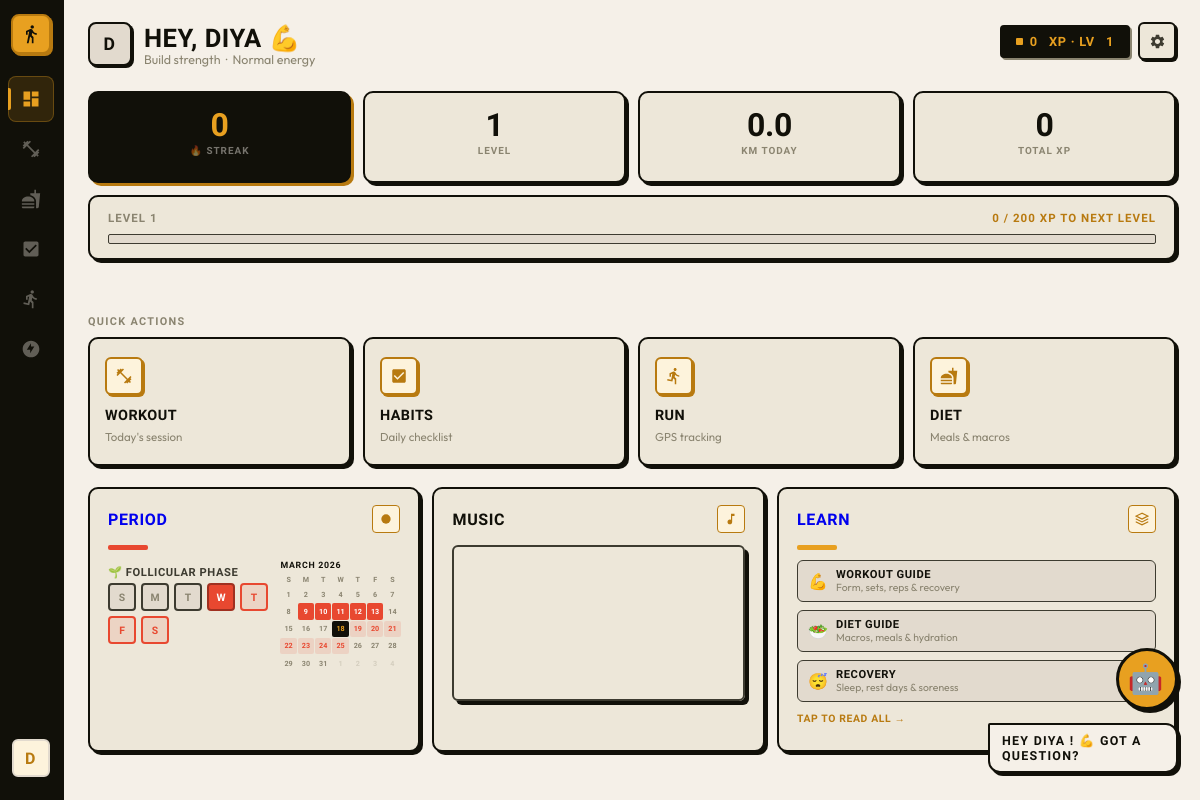
The page /dashboard (signed in) on the database as committed earlier.
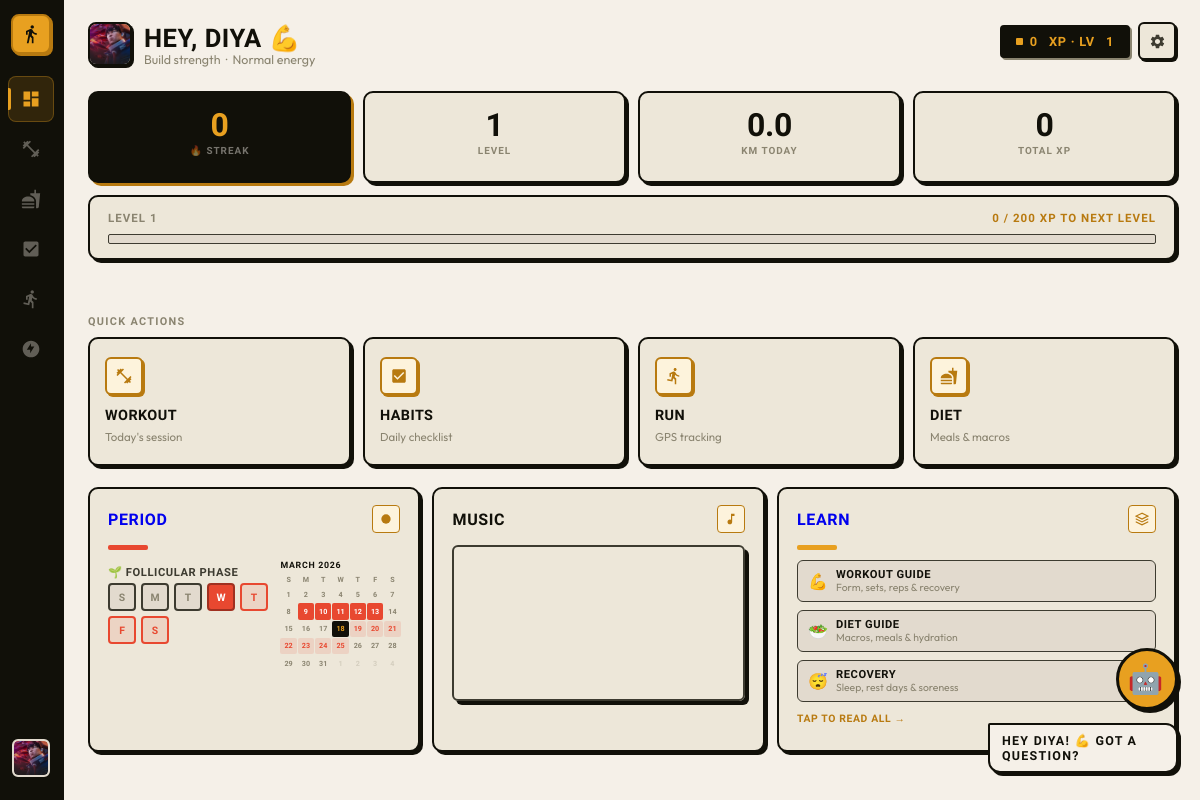
The same page on the database as committed later.
### tables this page shows
CREATE TABLE onboarding (
    id INTEGER PRIMARY KEY AUTOINCREMENT,
    user_id INTEGER,
    name TEXT,
    workout_place TEXT,
    intent TEXT,
    time_available TEXT,
    energy_level TEXT,
    FOREIGN KEY (user_id) REFERENCES users(id)
);

CREATE TABLE profile (
    user_id INTEGER PRIMARY KEY,

    age INTEGER,
    gender TEXT,
    dob TEXT,
    phone TEXT,
    about TEXT,
    profile_pic TEXT,

    height_cm REAL,
    weight_kg REAL,

    activity_level TEXT,
    health_notes TEXT,

    goal TEXT,

    xp INTEGER DEFAULT 0,
    level INTEGER DEFAULT 1,
    streak INTEGER DEFAULT 0,
    last_active TEXT,
    steps_today INTEGER DEFAULT 0,
    calories_today REAL DEFAULT 0,
    distance_today REAL DEFAULT 0,

    last_period_date TEXT,
    cycle_length INTEGER DEFAULT 28,
    period_length INTEGER DEFAULT 5,

    FOREIGN KEY (user_id) REFERENCES users(id)
);

### app.py (the view)
@app.route("/dashboard")
def dashboard():
    if "user_id" not in session:
        return redirect("/")
    db = get_db()
    cursor = db.cursor()
    cursor.execute("""
        SELECT o.name, o.workout_place, o.intent, o.time_available, o.energy_level,
               p.age, p.gender, p.height_cm, p.weight_kg, p.activity_level, p.goal,
               p.steps_today, IFNULL(p.distance_today,0) as distance_today, IFNULL(p.xp,0) as xp, IFNULL(p.level,1) as level,
               IFNULL(p.streak,0) as streak,
               p.last_period_date, IFNULL(p.cycle_length,28) as cycle_length,
               IFNULL(p.period_length,5) as period_length,
               p.profile_pic
        FROM onboarding o LEFT JOIN profile p ON o.user_id=p.user_id
        WHERE o.user_id=?
    """, (session["user_id"],))
    user = cursor.fetchone()
    if not user:
        return redirect("/about")
    assistant_message = "You're on Level " + str(user["level"]) + " — keep pushing!"
    from datetime import date as dt_date, datetime as dt_datetime
    import calendar as cal_mod
    today = dt_date.today()
    cal_year  = today.year
    cal_month = today.month
    cal_month_name = today.strftime("%B %Y")
    last_period_date = user["last_period_date"]
    cycle_length     = user["cycle_length"] or 28
    period_length    = user["period_length"] or 5
    period_days_set  = set()
    fertile_days_set = set()
    if last_period_date:
        try:
            last = dt_datetime.strptime(last_period_date, "%Y-%m-%d").date()
            for offset in range(-2, 3):
                cycle_start = dt_date.fromordinal(last.toordinal() + offset * cycle_length)
                for d in range(period_length):
                    dd = dt_date.fromordinal(cycle_start.toordinal() + d)
                    if dd.year == cal_year and dd.month == cal_month:
                        period_days_set.add(dd.day)
                for d in range(10, 17):
                    dd = dt_date.fromordinal(cycle_start.toordinal() + d)
                    if dd.year == cal_year and dd.month == cal_month:
                        fertile_days_set.add(dd.day)
        except:
            pass
    first_weekday = cal_mod.monthrange(cal_year, cal_month)[0]  # Mon=0
    first_weekday = (first_weekday + 1) % 7  # convert to Sun=0
    days_in_month = cal_mod.monthrange(cal_year, cal_month)[1]
    prev_days = cal_mod.monthrange(cal_year, cal_month - 1 if cal_month > 1 else 12)[1]
    cal_cells = []
    for i in range(first_weekday):
        cal_cells.append({"day": prev_days - first_weekday + 1 + i, "cls": "mc-day other-month"})
    for d in range(1, days_in_month + 1):
        cls = "mc-day"
        if d == today.day:          cls += " today"
        elif d in period_days_set:  cls += " period"
        elif d in fertile_days_set: cls += " fertile"
        cal_cells.append({"day": d, "cls": cls})
    while len(cal_cells) % 7 != 0:
        cal_cells.append({"day": len(cal_cells) - days_in_month - first_weekday + 1, "cls": "mc-day other-month"})
    week_day_labels = ["S","M","T","W","T","F","S"]
    today_dow = today.weekday()
    today_dow = (today_dow + 1) % 7  # Sun=0
    week_start_ord = today.toordinal() - today_dow
    week_dots = []
    for i in range(7):
        day = dt_date.fromordinal(week_start_ord + i)
        cls = "wdot"
        if i == today_dow: cls += " on"
        elif day.month == cal_month and day.day in period_days_set: cls += " on"
        elif day.month == cal_month and day.day in fertile_days_set: cls += " mid"
        week_dots.append({"label": week_day_labels[i], "cls": cls})
    if last_period_date and period_days_set or fertile_days_set:
        try:
            last = dt_datetime.strptime(last_period_date, "%Y-%m-%d").date()
            days_since = (today - last).days % cycle_length
            if days_since < period_length:     phase_label = "🔴 Period phase"
            elif days_since < 13:              phase_label = "🌱 Follicular phase"
            elif days_since < 16:              phase_label = "✨ Ovulation window"
            else:                              phase_label = "🌙 Luteal phase"
        except:
            phase_label = "Cycle tracking active"
    else:
        phase_label = "Set up tracking →"
    return render_template("dashboard.html",
        assistant_message=assistant_message,
        cal_month_name=cal_month_name,
        cal_cells=cal_cells,
        week_dots=week_dots,
        phase_label=phase_label,
        **user)

### app.py (called while the page is built)
def get_db():
    conn = sqlite3.connect(DB_PATH)
    conn.row_factory = sqlite3.Row
    return conn

### templates/dashboard.html (shortened to what the changed rows need)
<!DOCTYPE html>
<html lang="en">
<head>
<link rel="stylesheet" href="{{ url_for('static', filename='css/style.css') }}">
</head>
<body>
<div class="bot-float">
  <label class="bot-avatar-lbl" for="bot-toggle">🤖</label>
  <label class="bot-nudge-lbl" for="bot-toggle">Hey {{ name or 'there' }}! 💪 Got a question?</label>
</div>
<div class="app-shell">
  <nav class="sidebar">
    <label class="sb-logo panel-open-lbl" for="panel-toggle">
      <svg viewBox="0 0 24 24"><path d="M13.5 5.5c1.1 0 2-.9 2-2s-.9-2-2-2-2 .9-2 2 .9 2 2 2zM9.8 8.9L7 23h2.1l1.8-8 2.1 2v6h2v-7.5l-2.1-2 .6-3C14.8 12 16.8 13 19 13v-2c-1.9 0-3.5-1-4.3-2.4l-1-1.6c-.4-.6-1-1-1.7-1-.3 0-.5.1-.8.1L6 8.3V13h2V9.6l1.8-.7z"/></svg>
    </label>
    <a href="/dashboard" class="sb-link active" title="Dashboard"><svg viewBox="0 0 24 24"><path d="M3 13h8V3H3v10zm0 8h8v-6H3v6zm10 0h8V11h-8v10zm0-18v6h8V3h-8z"/></svg></a>
    <a href="/workout" class="sb-link" title="Workout"><svg viewBox="0 0 24 24"><path d="M20.57 14.86L22 13.43 20.57 12 17 15.57 8.43 7 12 3.43 10.57 2 9.14 3.43 7.71 2 5.57 4.14 4.14 2.71 2.71 4.14l1.43 1.43L2 7.71l1.43 1.43L2 10.57 3.43 12 7 8.43 15.57 17 12 20.57 13.43 22l1.43-1.43L16.29 22l2.14-2.14 1.43 1.43 1.43-1.43-1.43-1.43L22 16.29z"/></svg></a>
    <a href="/diet" class="sb-link" title="Diet"><svg viewBox="0 0 24 24"><path d="M18.06 22.99h1.66c.84 0 1.53-.64 1.63-1.46L23 5.05h-5V1h-1.97v4.05h-4.97l.3 2.34c1.71.47 3.31 1.32 4.27 2.26 1.44 1.42 2.43 2.89 2.43 5.29v8.05zM1 21.99V21h15.03v.99c0 .55-.45 1-1.01 1H2.01c-.56 0-1.01-.45-1.01-1zm15.03-7c0-8-15.03-8-15.03 0h15.03zM1.02 17h15v2h-15z"/></svg></a>
    <a href="/checklist" class="sb-link" title="Habits"><svg viewBox="0 0 24 24"><path d="M19 3H5c-1.1 0-2 .9-2 2v14c0 1.1.9 2 2 2h14c1.1 0 2-.9 2-2V5c0-1.1-.9-2-2-2zm-9 14l-5-5 1.41-1.41L10 14.17l7.59-7.59L19 8l-9 9z"/></svg></a>
    <a href="/run" class="sb-link" title="Run"><svg viewBox="0 0 24 24"><path d="M13.49 5.48c1.1 0 2-.9 2-2s-.9-2-2-2-2 .9-2 2 .9 2 2 2zm-3.6 13.9l1-4.4 2.1 2v6h2v-7.5l-2.1-2 .6-3c1.3 1.5 3.3 2.5 5.5 2.5v-2c-1.9 0-3.5-1-4.3-2.4l-1-1.6c-.4-.6-1-1-1.7-1-.3 0-.5.1-.8.1l-5.2 2.2v4.7h2v-3.4l1.8-.7-1.6 8.1-4.9-1-.4 2 7 1.4z"/></svg></a>
    {% if gender and gender|lower == "female" %}
    <a href="/period" class="sb-link" title="Period"><svg viewBox="0 0 24 24"><path d="M12 2C6.48 2 2 6.48 2 12s4.48 10 10 10 10-4.48 10-10S17.52 2 12 2zm-1 15v-4H7l5-8v4h4l-5 8z"/></svg></a>
    {% endif %}
    <label class="sb-avatar panel-open-lbl" for="panel-toggle" title="Profile">
      {% if profile_pic %}<img src="{{ url_for('static', filename=profile_pic) }}" alt="profile">
      {% else %}{{ (name or 'U')[0]|upper }}{% endif %}
    </label>
  </nav>
  <div class="main-content">
    <div class="topbar">
      <div class="topbar-left" style="display:flex;align-items:center;gap:12px;">
        <label for="panel-toggle" class="panel-open-lbl" style="flex-shrink:0;width:44px;height:44px;border-radius:8px;border:2px solid var(--ink);background:var(--cream3);box-shadow:2px 2px 0 var(--ink);overflow:hidden;font-family:var(--font-display);font-size:1.1rem;font-weight:900;color:var(--ink);">
          {% if profile_pic %}<img src="{{ url_for('static', filename=profile_pic) }}" alt="profile" style="width:100%;height:100%;object-fit:cover;">
          {% else %}{{ (name or 'U')[0]|upper }}{% endif %}
        </label>
        <div>
          <h2 style="margin:0;">Hey, {{ name or 'Athlete' }} 💪</h2>
          <div class="sub">{{ intent or 'Stay consistent' }} &nbsp;·&nbsp; {{ energy_level or '' }} energy</div>
        </div>
      </div>
    </div>
  </div>
</div>
</body>
</html>

Rows that differ between the two databases and show on the page:
changed onboarding "DIYA": name "D" → (not shown)
now on this page (row edited): profile: profile_pic (picture)
